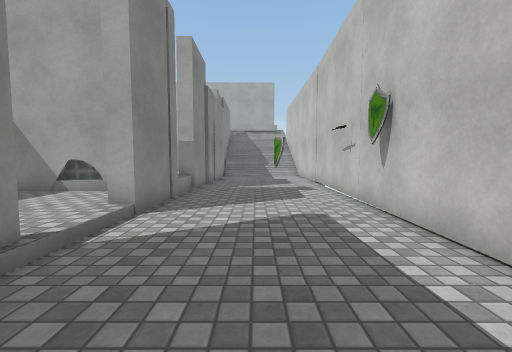
View 1 (above)

16 first-person views from a walk through a 3-D level made in the Unity game engine. The camera is 1.2 m above the floor, tilts 4° down and sees 90° across. Doors are open. The floor is counted in squares, 1 m on a side. Each view is taken from the middle of a square. On the plan, view 1 faces up. The plan holds only what a view shows up to about 12 squares ahead; the rest is blank. The place goes on beyond the plan. The player character is not drawn. Some surface patterns are stand-ins.

View 2
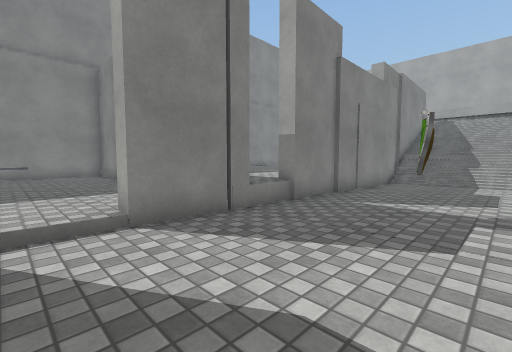

View 3
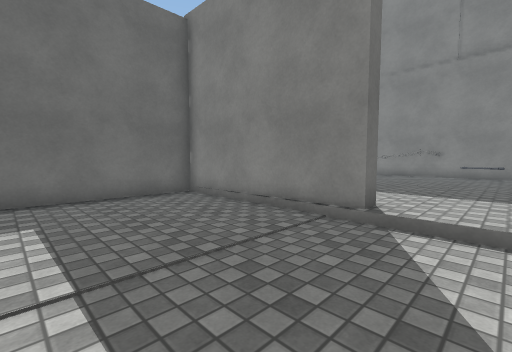

View 4
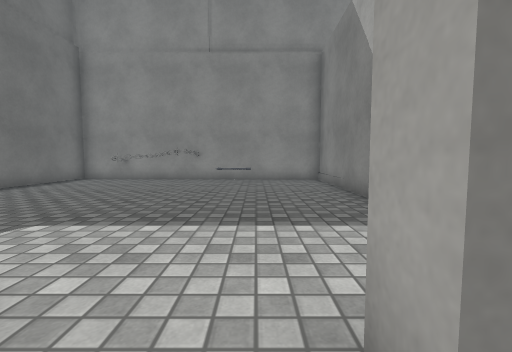

View 5
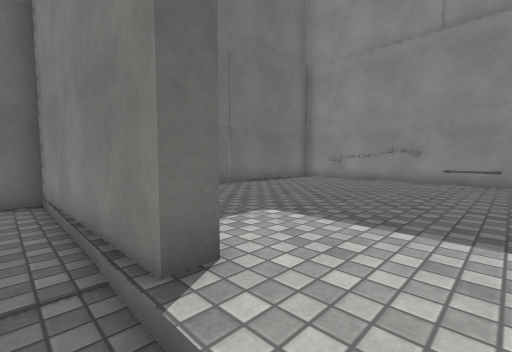

View 6
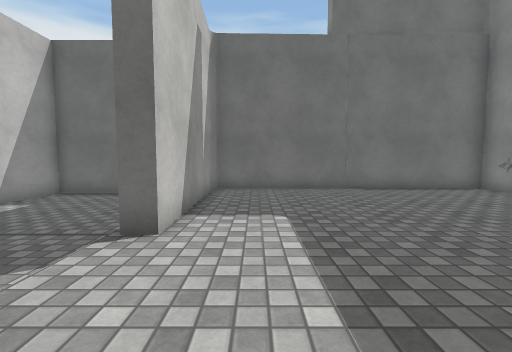

View 7
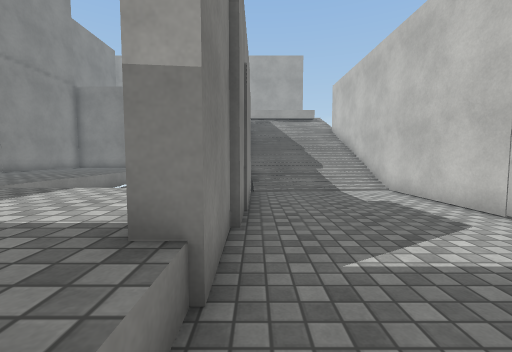

View 8
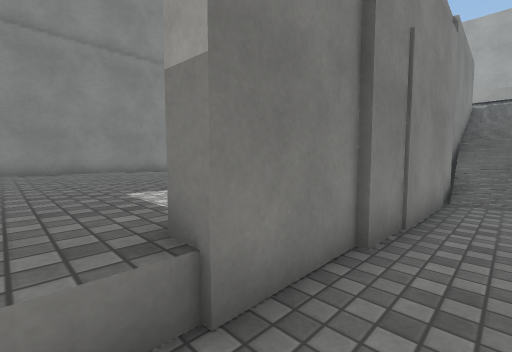

View 9
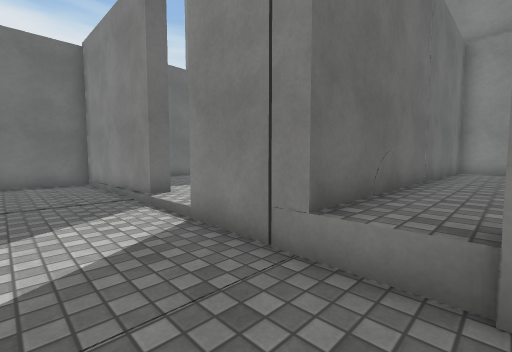

View 10
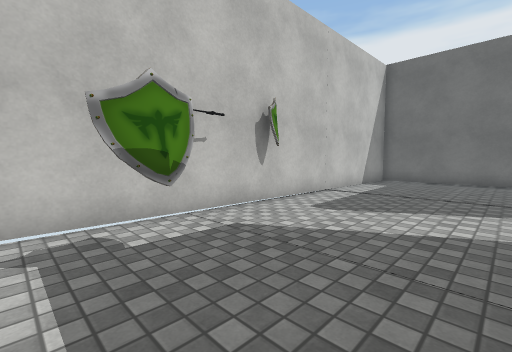

View 11
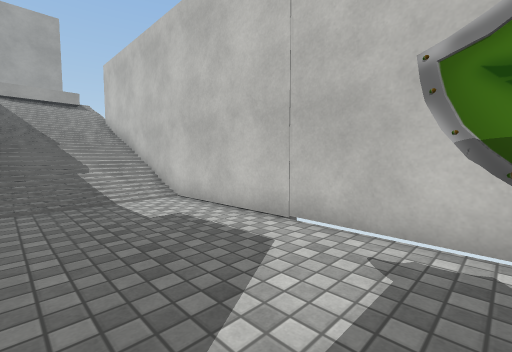

View 12
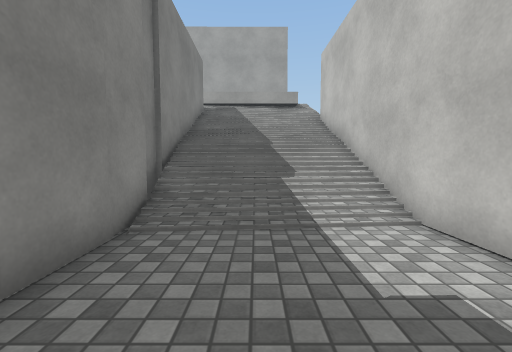

View 13
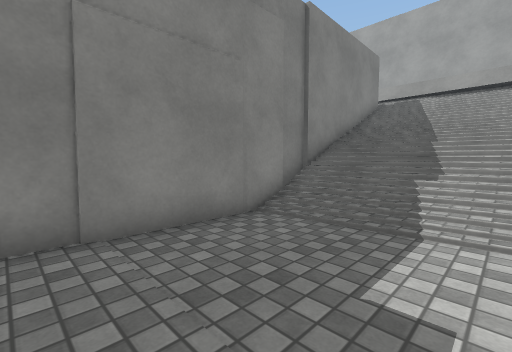

View 14
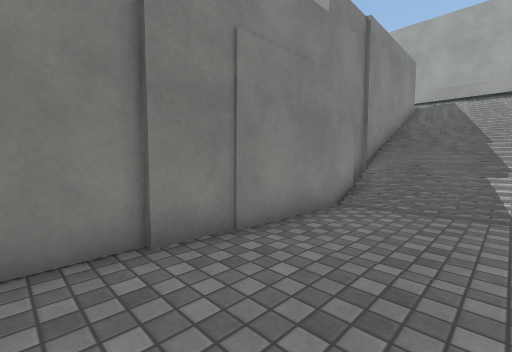

View 15
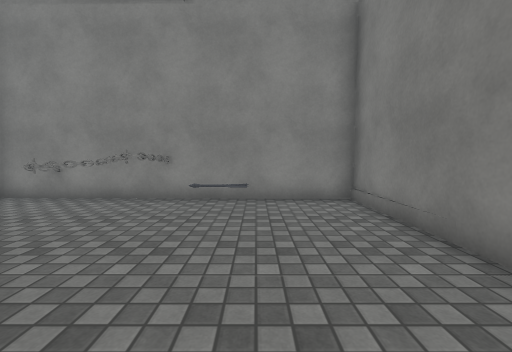

View 16
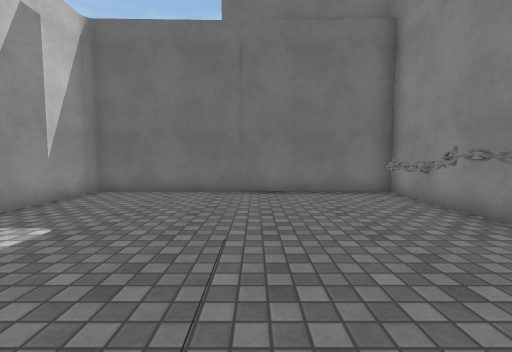

### Floor plan
Key: @ floor where view 1 was taken; # wall or solid block; x gap in a wall; . main floor; : floor 0.25 m higher than the main floor; + floor 0.5 m higher than the main floor; * floor 1.5 m higher than the main floor; % floor 1.75 m higher than the main floor; & floor 2 m higher than the main floor; / step, stairs or slope; D open door; ^ raised ledge; v drop or lower ground; O other object.
Columns run from 14 left of view 1 to 3 right of it. Each row starts with its distance up from view 1.
 23            ##    #
 22            ##&&%%#
 21            ##*//*#
 20 #^^^^^^    ##////#
 19   ^^^^     #v///+#
 18   ^^^^^    ##////#
 17    ^^^^     #....#
 16     ^^^     #....#
 15      ^^     #....#
 14 #^^   ^     #....#
 13 #^^^^^ ^^^^##....#
 12 #^^^^^^^^^^#.....#
 11 #^^^^^^^^^^#.....#
 10 #^^^^^^^^^^x...O.#
  9 #^^^^^^^^^^^...O.#
  8 ############.....#
  7 #::::::::::#.....#
  6 #::::::::::#.....#
  5 #:O::::::::D.....#
  4 #:O::::::::D.....#
  3 #::::::::::D.....#
  2 #OO::::::::#.....#
  1 #O:::::::::#.....#
  0 #O:::::::::#..@..#
 -1 #O:::::::::#.....#
 -2 #::::::::::#.....#
 -3 ##################

Where each view was taken, in squares from view 1:
view 1: 0 up, 0 right, facing up
view 2: 4 up, 2 right, facing up-left
view 3: 5 up, 2 right, facing down-left
view 4: 5 up, 2 left, facing left
view 5: 5 up, 2 left, facing down-left
view 6: 7 up, 5 left, facing down
view 7: 8 up, 2 left, facing up
view 8: 9 up, 1 left, facing up-left
view 9: 10 up, 0 right, facing down-left
view 10: 11 up, 2 left, facing down-right
view 11: 10 up, 1 left, facing up-right
view 12: 13 up, 0 right, facing up
view 13: 13 up, 2 right, facing up-left
view 14: 11 up, 1 right, facing up-left
view 15: 5 up, 6 left, facing left
view 16: 6 up, 9 left, facing down
